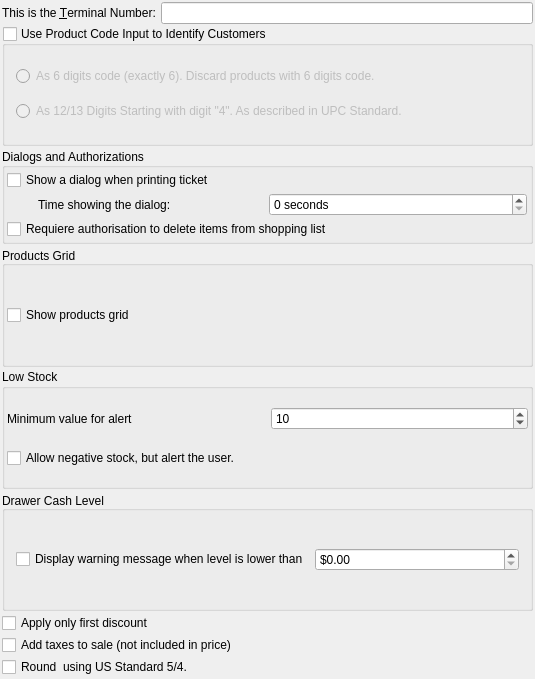
<?xml version="1.0" encoding="UTF-8"?>
<ui version="4.0">
 <class>prefs_base</class>
 <widget class="QWidget" name="prefs_base">
  <property name="geometry">
   <rect>
    <x>0</x>
    <y>0</y>
    <width>535</width>
    <height>679</height>
   </rect>
  </property>
  <property name="minimumSize">
   <size>
    <width>0</width>
    <height>525</height>
   </size>
  </property>
  <layout class="QVBoxLayout" name="verticalLayout_2">
   <property name="spacing">
    <number>2</number>
   </property>
   <property name="leftMargin">
    <number>2</number>
   </property>
   <property name="topMargin">
    <number>2</number>
   </property>
   <property name="rightMargin">
    <number>2</number>
   </property>
   <property name="bottomMargin">
    <number>2</number>
   </property>
   <item>
    <layout class="QHBoxLayout">
     <item>
      <widget class="QLabel" name="label_3">
       <property name="text">
        <string>This is the &amp;Terminal Number:</string>
       </property>
       <property name="buddy">
        <cstring>kcfg_editTerminalNumber</cstring>
       </property>
      </widget>
     </item>
     <item>
      <widget class="QLineEdit" name="kcfg_editTerminalNumber">
       <property name="inputMask">
        <string>0000</string>
       </property>
      </widget>
     </item>
    </layout>
   </item>
   <item>
    <widget class="QGroupBox" name="kcfg_groupUserIdAsCode">
     <property name="sizePolicy">
      <sizepolicy hsizetype="Preferred" vsizetype="Minimum">
       <horstretch>0</horstretch>
       <verstretch>0</verstretch>
      </sizepolicy>
     </property>
     <property name="toolTip">
      <string>Use this to enter Customer IDs at the product code input box. This can improve usability (speed up customer selection) in an environment with many customers.

This would make some products (if any, depending on the mode selected) to be bypassed in favor of customer IDs.</string>
     </property>
     <property name="title">
      <string>Use Product Code Input to Identify Customers</string>
     </property>
     <property name="checkable">
      <bool>true</bool>
     </property>
     <property name="checked">
      <bool>false</bool>
     </property>
     <layout class="QVBoxLayout" name="verticalLayout_5">
      <item>
       <widget class="QRadioButton" name="kcfg_rb6Digits">
        <property name="toolTip">
         <string>Use 6 digits to identify customers. Any product with 6 digits (UPC-E) will be discarded and only clients will be searched.</string>
        </property>
        <property name="text">
         <string>As 6 digits code (exactly 6). Discard products with 6 digits code.</string>
        </property>
       </widget>
      </item>
      <item>
       <widget class="QRadioButton" name="kcfg_rb12DigitsCustom">
        <property name="toolTip">
         <string>&lt;!DOCTYPE HTML PUBLIC &quot;-//W3C//DTD HTML 4.0//EN&quot; &quot;http://www.w3.org/TR/REC-html40/strict.dtd&quot;&gt;
&lt;html&gt;&lt;head&gt;&lt;meta name=&quot;qrichtext&quot; content=&quot;1&quot; /&gt;&lt;style type=&quot;text/css&quot;&gt;
p, li { white-space: pre-wrap; }
&lt;/style&gt;&lt;/head&gt;&lt;body style=&quot; font-family:'Ubuntu'; font-size:11pt; font-weight:400; font-style:normal;&quot;&gt;
&lt;p style=&quot; margin-top:0px; margin-bottom:0px; margin-left:0px; margin-right:0px; -qt-block-indent:0; text-indent:0px;&quot;&gt;Any barcode starting with &amp;quot;4&amp;quot; will be interpreted as a customer id and will not search for a product. For more information about this standard, see &lt;a href=&quot;http://en.wikipedia.org/wiki/Universal_Product_Code#Prefixes&quot;&gt;&lt;span style=&quot; text-decoration: underline; color:#0000ff;&quot;&gt;http://en.wikipedia.org/wiki/Universal_Product_Code#Prefixes&lt;/span&gt;&lt;/a&gt;&lt;/p&gt;&lt;/body&gt;&lt;/html&gt;</string>
        </property>
        <property name="text">
         <string>As 12/13 Digits Starting with digit &quot;4&quot;. As described in UPC Standard.</string>
        </property>
       </widget>
      </item>
     </layout>
    </widget>
   </item>
   <item>
    <widget class="QGroupBox" name="groupBoxOb">
     <property name="sizePolicy">
      <sizepolicy hsizetype="Preferred" vsizetype="Maximum">
       <horstretch>0</horstretch>
       <verstretch>0</verstretch>
      </sizepolicy>
     </property>
     <property name="minimumSize">
      <size>
       <width>0</width>
       <height>0</height>
      </size>
     </property>
     <property name="title">
      <string>Dialogs and Authorizations</string>
     </property>
     <property name="alignment">
      <set>Qt::AlignJustify|Qt::AlignVCenter</set>
     </property>
     <layout class="QVBoxLayout" name="verticalLayout_3">
      <property name="spacing">
       <number>2</number>
      </property>
      <property name="leftMargin">
       <number>2</number>
      </property>
      <property name="topMargin">
       <number>2</number>
      </property>
      <property name="rightMargin">
       <number>2</number>
      </property>
      <property name="bottomMargin">
       <number>2</number>
      </property>
      <item>
       <widget class="QCheckBox" name="kcfg_showDialogOnPrinting">
        <property name="text">
         <string>Show a dialog when printing ticket</string>
        </property>
       </widget>
      </item>
      <item>
       <layout class="QHBoxLayout" name="horizontalLayout_2">
        <property name="spacing">
         <number>3</number>
        </property>
        <property name="sizeConstraint">
         <enum>QLayout::SetMinimumSize</enum>
        </property>
        <property name="leftMargin">
         <number>1</number>
        </property>
        <property name="topMargin">
         <number>1</number>
        </property>
        <property name="rightMargin">
         <number>1</number>
        </property>
        <property name="bottomMargin">
         <number>1</number>
        </property>
        <item>
         <widget class="QLabel" name="label_5">
          <property name="text">
           <string>Time showing the dialog:</string>
          </property>
          <property name="indent">
           <number>30</number>
          </property>
         </widget>
        </item>
        <item>
         <widget class="QSpinBox" name="kcfg_ticketTime">
          <property name="minimumSize">
           <size>
            <width>0</width>
            <height>22</height>
           </size>
          </property>
          <property name="suffix">
           <string> seconds</string>
          </property>
         </widget>
        </item>
       </layout>
      </item>
      <item>
       <widget class="QCheckBox" name="kcfg_requiereDelAuth">
        <property name="text">
         <string>Requiere authorisation to delete items from shopping list</string>
        </property>
       </widget>
      </item>
     </layout>
    </widget>
   </item>
   <item>
    <widget class="QGroupBox" name="groupMatrix">
     <property name="enabled">
      <bool>true</bool>
     </property>
     <property name="sizePolicy">
      <sizepolicy hsizetype="Preferred" vsizetype="Minimum">
       <horstretch>0</horstretch>
       <verstretch>0</verstretch>
      </sizepolicy>
     </property>
     <property name="autoFillBackground">
      <bool>false</bool>
     </property>
     <property name="title">
      <string>Products Grid</string>
     </property>
     <property name="alignment">
      <set>Qt::AlignBottom|Qt::AlignLeading|Qt::AlignLeft</set>
     </property>
     <layout class="QVBoxLayout">
      <property name="spacing">
       <number>2</number>
      </property>
      <property name="leftMargin">
       <number>2</number>
      </property>
      <property name="topMargin">
       <number>2</number>
      </property>
      <property name="rightMargin">
       <number>2</number>
      </property>
      <property name="bottomMargin">
       <number>2</number>
      </property>
      <item>
       <widget class="QCheckBox" name="kcfg_showGrid">
        <property name="text">
         <string>Show products grid</string>
        </property>
       </widget>
      </item>
     </layout>
    </widget>
   </item>
   <item>
    <widget class="QGroupBox" name="groupBox_2">
     <property name="sizePolicy">
      <sizepolicy hsizetype="Preferred" vsizetype="Minimum">
       <horstretch>0</horstretch>
       <verstretch>0</verstretch>
      </sizepolicy>
     </property>
     <property name="title">
      <string>Low Stock</string>
     </property>
     <layout class="QVBoxLayout" name="verticalLayout">
      <property name="spacing">
       <number>2</number>
      </property>
      <property name="leftMargin">
       <number>2</number>
      </property>
      <property name="topMargin">
       <number>2</number>
      </property>
      <property name="rightMargin">
       <number>2</number>
      </property>
      <property name="bottomMargin">
       <number>2</number>
      </property>
      <item>
       <layout class="QHBoxLayout" name="horizontalLayout">
        <item>
         <widget class="QLabel" name="label_4">
          <property name="text">
           <string>Minimum value for alert</string>
          </property>
         </widget>
        </item>
        <item>
         <widget class="QSpinBox" name="kcfg_stockAlertValue">
          <property name="minimum">
           <number>1</number>
          </property>
          <property name="maximum">
           <number>9999</number>
          </property>
          <property name="value">
           <number>10</number>
          </property>
         </widget>
        </item>
       </layout>
      </item>
      <item>
       <widget class="QCheckBox" name="kcfg_allowNegativeStock">
        <property name="layoutDirection">
         <enum>Qt::LeftToRight</enum>
        </property>
        <property name="text">
         <string>Allow negative stock, but alert the user.</string>
        </property>
       </widget>
      </item>
     </layout>
    </widget>
   </item>
   <item>
    <widget class="QGroupBox" name="groupBox_3">
     <property name="sizePolicy">
      <sizepolicy hsizetype="Preferred" vsizetype="Minimum">
       <horstretch>0</horstretch>
       <verstretch>0</verstretch>
      </sizepolicy>
     </property>
     <property name="minimumSize">
      <size>
       <width>0</width>
       <height>80</height>
      </size>
     </property>
     <property name="title">
      <string>Drawer Cash Level</string>
     </property>
     <property name="alignment">
      <set>Qt::AlignBottom|Qt::AlignLeading|Qt::AlignLeft</set>
     </property>
     <layout class="QHBoxLayout" name="horizontalLayout_3">
      <item>
       <widget class="QCheckBox" name="kcfg_displayWarningOnLowCash">
        <property name="layoutDirection">
         <enum>Qt::LeftToRight</enum>
        </property>
        <property name="text">
         <string>Display warning message when level is lower than</string>
        </property>
       </widget>
      </item>
      <item>
       <widget class="QDoubleSpinBox" name="kcfg_cashMinLevel">
        <property name="prefix">
         <string>$</string>
        </property>
        <property name="maximum">
         <double>999999.989999999990687</double>
        </property>
       </widget>
      </item>
     </layout>
    </widget>
   </item>
   <item>
    <widget class="QCheckBox" name="kcfg_firstDiscountOnly">
     <property name="text">
      <string>Apply only first discount</string>
     </property>
    </widget>
   </item>
   <item>
    <widget class="QCheckBox" name="kcfg_addTax">
     <property name="text">
      <string>Add taxes to sale (not included in price)</string>
     </property>
    </widget>
   </item>
   <item>
    <widget class="QCheckBox" name="kcfg_roundToUSStandard">
     <property name="toolTip">
      <string>0.001-0.004 round down to 0.00 and 0.005 - 0.009 round up to 0.01</string>
     </property>
     <property name="text">
      <string>Round  using US Standard 5/4.</string>
     </property>
    </widget>
   </item>
  </layout>
 </widget>
 <layoutdefault spacing="6" margin="11"/>
 <pixmapfunction>qPixmapFromMimeSource</pixmapfunction>
 <includes>
  <include location="local">kcolorbutton.h</include>
 </includes>
 <resources/>
 <connections/>
</ui>
